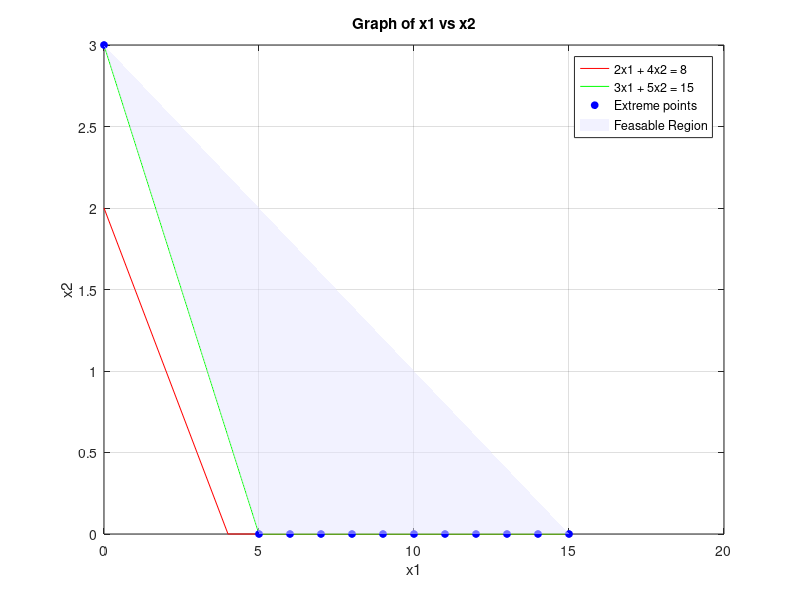

The MATLAB source for this figure: (Note: this script raises an error after producing the figure.)
%{
    Minimize Z = 3x1 + 2x2
    Subject to  2x1 + 4x2 >= 8
                3x1 + 5x2 >= 15
                x1 >= 0 , x2 >= 0
%}

format short;
clear all;
clc;

C = [3 2];
A = [2 4; 3 5];
b = [8; 15];

x1 = 0:1:max(abs(b));
x21 = (b(1) - A(1, 1) * x1) ./ A(1, 2);
x22 = (b(2) - A(2, 1) * x1) ./ A(2, 2);
x21 = max(0, x21);
x22 = max(0, x22);

plot(x1, x21, 'r', 'DisplayName', '2x1 + 4x2 = 8')
hold on;
plot(x1, x22, 'g', 'DisplayName', '3x1 + 5x2 = 15');
xlabel('x1');
ylabel('x2');
title('Graph of x1 vs x2');
legend show;
grid on;

cx1 = find(x1==0);
cx21 = find(x21==0);
cx22 = find(x22==0);

line1 = [x1(:, [cx21 cx1]); x21(:, [cx21 cx1])]';
line2 = [x1(:, [cx22 cx1]); x22(:, [cx22 cx1])]';

corpt = unique([line1; line2], 'rows');

SA = [0; 0];
for i = 1:size(A, 1)
    s1 = A(i, :);
    b1 = b(i, :);
    for j = i+1:size(A, 1)
        s2 = A(j, :);
        b2 = b(j, :);

        A1 = [s1; s2];
        B1 = [b1; b2];
        X = A1 \ B1;
        SA = [SA X];
    end
end

ptt = SA';

points = unique([corpt; ptt], 'rows');

for i = 1: size(points, 1)
    px1 = points(i, 1);
    px2 = points(i, 2);
    cons1(i) = A(1, 1)*px1 + A(1, 2)*px2 - b(1);
    cons2(i) = A(2, 1)*px1 + A(2, 2)*px2 - b(2);
end

%%% k1 & k2 changed to keep it in canonical form!
k1 = find(cons1 < 0);
k2 = find(cons2 < 0);
k3 = find(points(:, 1) < 0);
k4 = find(points(:, 2) < 0);
k = unique([k1 k2 k3 k4]);

points(k, :) = [];

if isempty(points)
    fprintf('There exists no feasable solution.\n');
else
    plot(points(:, 1), points(:, 2), 'bo', 'MarkerSize', 5, 'MarkerFaceColor', 'b', 'DisplayName', 'Extreme points');
    if size(points, 1) >= 3
        K = convhull(points(:, 1), points(:, 2));
        patch(points(K, 1), points(K, 2),[0.9 0.9 1], 'FaceAlpha', 0.5, 'EdgeColor', 'none', 'DisplayName', 'Feasable Region');
    end

    val = points * C';
    resultTable = [points val];

    [opval, opidx] = min(val);
    optab = resultTable(opidx, :);
    opx1 = points(opidx, 1);
    opx2 = points(opidx, 2);
    
    fprintf('Optimal Values are:-\n');
    OPTIMAL_GRAPH = array2table(optab, 'VariableNames', {'x1', 'x2', 'Z'});
    disp(OPTIMAL_GRAPH);
    
    plot(opx1, opx2, 'kp', 'MarkerSize', 12, 'MarkerFaceColor', 'y', 'DisplayName', 'Optimal Value');
    text(opx1, opx2, sprintf('    (%.2f, %.2f)', opx1, opx2));
end
